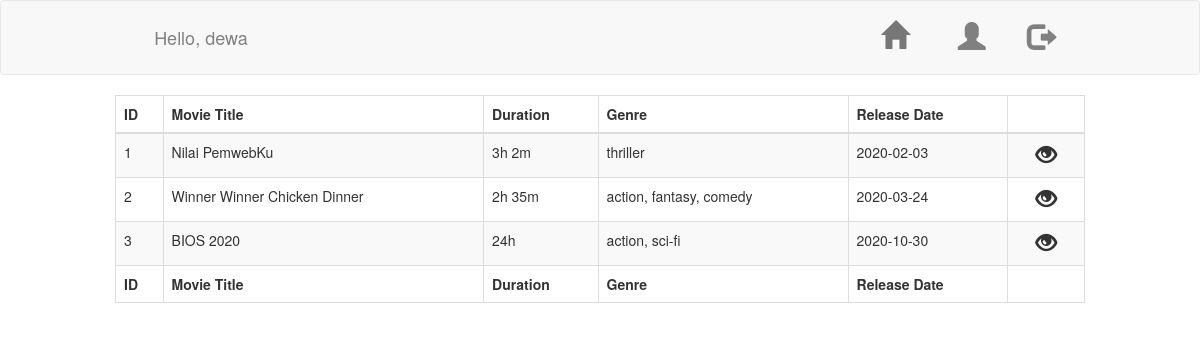
The page /view/home.php (signed in) on the database its author committed.
### tables this page shows
CREATE TABLE `movies` (
  `movie_id` varchar(255) NOT NULL,
  `poster` varchar(255) NOT NULL,
  `title` varchar(255) NOT NULL,
  `synopsis` varchar(1000) NOT NULL,
  `duration` varchar(255) NOT NULL,
  `genre` varchar(255) NOT NULL,
  `release_date` date NOT NULL
);

### view/home.php (the view, shortened to what this page needs)
<!DOCTYPE html>
<html>
<head>
	<link href="https://maxcdn.bootstrapcdn.com/bootstrap/3.3.7/css/bootstrap.min.css" rel="stylesheet">
	<link href="https://cdnjs.cloudflare.com/ajax/libs/twitter-bootstrap/4.0.0-beta/css/bootstrap.css" rel="stylesheet">
	<link href="https://cdn.datatables.net/1.10.16/css/dataTables.bootstrap4.min.css" rel="stylesheet">
	<link rel="stylesheet" href="https://maxcdn.bootstrapcdn.com/bootstrap/3.4.1/css/bootstrap.min.css">
</head>
<body>
    <header>
        <nav class="navbar navbar-default">
            <div class="container-fluid">
                <div class="navbar-header">
                    <h4 style="color:grey">
                        <?php
                            echo "Hello, " . $_SESSION['name'];
                        ?>
                    </h4>
                </div>
                <div class="navbar-nav nav navbar-right">
                    <li class="navbar-right" style="color:black;display:flex; justify-content:space-between; margin-left:35em;">
                        <a href="home.php"><span class="glyphicon glyphicon-home"></span></a>
						<button onClick="showModal();" style="outline:none;border:none;background:none;color:grey;"><span class="glyphicon glyphicon-user" id="profile"style="margin-left:1em;"></span></button>
                        <a href="../controller/logout.php" style="margin-left:1em;" id="logout"><button style="outline:none;border:none;background:none;color:grey;" onclick="javascript:return confirm('Are you sure you want to logout?');"><span class="glyphicon glyphicon-log-out"></span></button></a>
                    </li>
                </div>
            </div>
        </nav>
    </header>
	<div class="container" style="width: 1000px">
	<table id="example" class="table table-striped table-bordered" cellspacing="0" width="100%">
		<thead>
			<tr>
				<th> ID </th>
				<th> Movie Title </th>
				<th> Duration </th>
                <th> Genre </th>
                <th> Release Date </th>
                <th></th>
			</tr>
		</thead>
		<tbody>
		<?php
				include '../model/database.php';
				$query = "SELECT * FROM movies";
				$result = $db->query($query);
				while ($row = $result->fetch()) {
					echo "<tr>";
					echo "<td>" . $row[0] . "</td>";
					echo "<td>" . $row[2] . "</td>";
                    echo "<td>" . $row[4] . "</td>";
                    echo "<td>" . $row[5] . "</td>";
                    echo "<td>" . $row[6] . "</td>";
					echo '<td>
					<div style="display:flex; justify-content:space-evenly;">
					<form action="details.php" method="post">
						<input style="display:none;" type="text" name="Details" value="'.$row[0].'"></input>
						<button style="outline:none;border:none;background:none;" type="submit"><span class="glyphicon glyphicon-eye-open"></span></button>
                    </form>';
					echo "</tr>";
				}
			 ?>
		</tbody>
		<tfoot>
			<tr>
                <th> ID </th>
				<th> Movie Title </th>
				<th> Duration </th>
                <th> Genre </th>
                <th> Release Date </th>
                <th></th>
			</tr>
		</tfoot>
	</table>
	</div>
</body>
</html>

### view/home.php (style rules this page uses)
#logout { transition-duration: 1s; }
.navbar .glyphicon { font-size : 2em; }
table .glyphicon { font-size: 1.5em; }

### rows shown on the page
movies: movie_id "1", title "Nilai PemwebKu", duration "3h 2m", genre "thriller", release_date "2020-02-03"
movies: movie_id "2", title "Winner Winner Chicken Dinner", duration "2h 35m", genre "action, fantasy, comedy", release_date "2020-03-24"
movies: movie_id "3", title "BIOS 2020", duration "24h", genre "action, sci-fi", release_date "2020-10-30"

### other values the page prints
$_SESSION['name'] "dewa"
